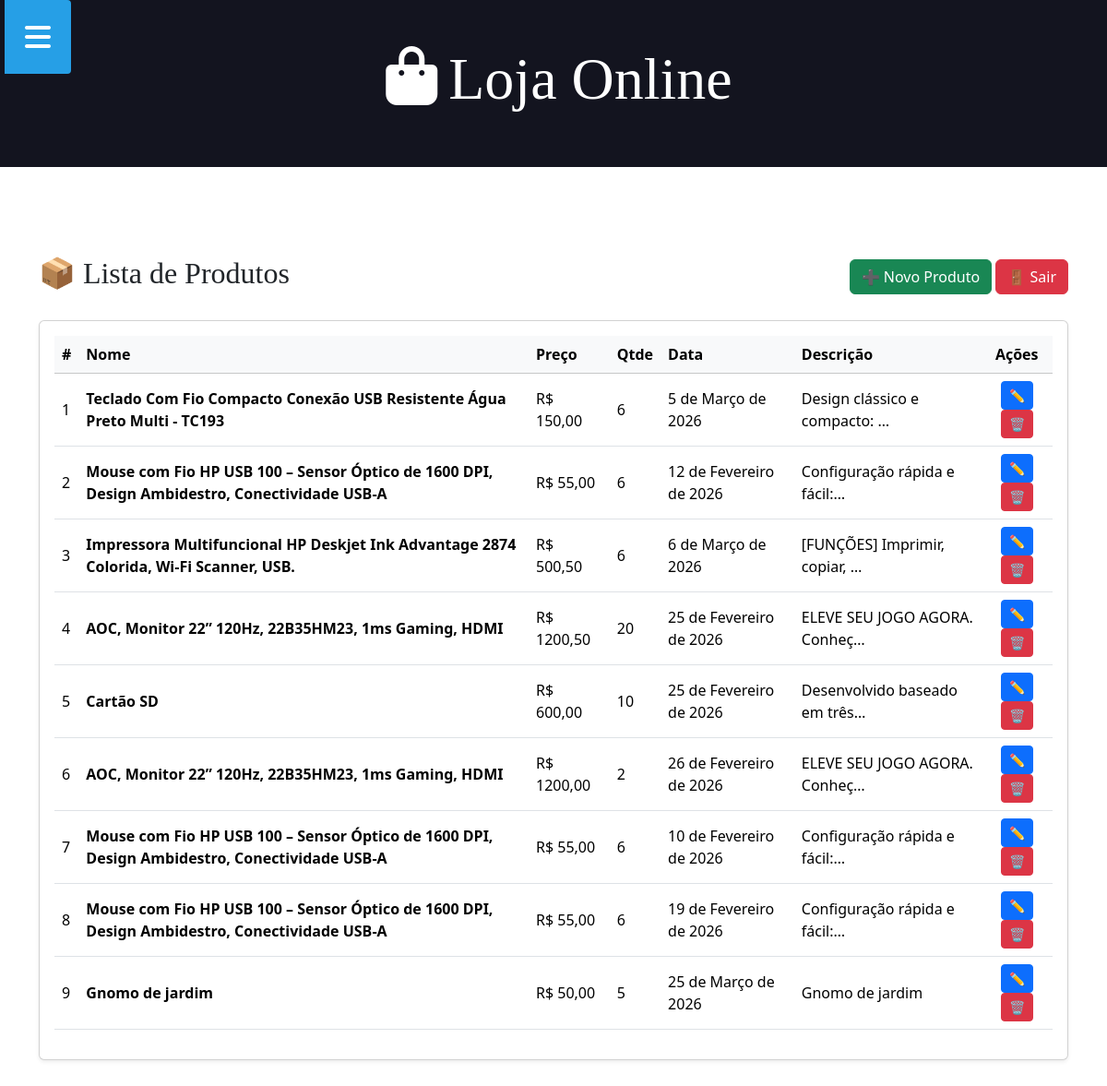
The page /produto/ (signed in) on the database its author committed.
### aplicacao/models.py (models this page shows, shortened)
class Produto(models.Model):
    nome = models.CharField(max_length=100, null=True, blank=True)
    preco = models.DecimalField(decimal_places=2, max_digits=10, null=True, blank=True)
    qtde = models.IntegerField(null=True, blank=True)
    descricao = models.TextField(null=True, blank=True)
    data = models.DateField(null=True, blank=True)
    imagem = models.ImageField(upload_to='produtos/', null=True, blank=True)

### aplicacao/views.py (the view)
# urls.py: path('produto/', produto, name="urlproduto"),
@login_required(login_url="urlentrar")
def produto(request):
    produtos = Produto.objects.all()
    context = {'produtos': produtos}
    return render(request, "produto.html", context)

### aplicacao/templates/produto.html (shortened to what this page needs)
{% extends 'global/base.html' %}
{% block content %}
<div class="container mt-5">
    <div class="d-flex justify-content-between align-items-center mb-4">
        <h2>📦 Lista de Produtos</h2>
        <div>
            <a href="{% url 'urlcadastrarProduto' %}" class="btn btn-success">
                ➕ Novo Produto
            </a>
            <a href="{% url 'urlsair' %}" class="btn btn-danger">
                🚪 Sair
            </a>
        </div>
    </div>
    <div class="card shadow-sm p-3">
        <div class="table-responsive">
            <table class="table table-hover align-middle">
                <thead class="table-light">
                    <tr>
                        <th>#</th>
                        <th>Nome</th>
                        <th>Preço</th>
                        <th>Qtde</th>
                        <th>Data</th>
                        <th>Descrição</th>
                        <th class="text-center">Ações</th>
                    </tr>
                </thead>
                <tbody>
                    {% for p in produtos %}
                    <tr>
                        <td>{{ forloop.counter }}</td>
                        <td class="fw-semibold">{{ p.nome }}</td>
                        <td>R$ {{ p.preco }}</td>
                        <td>{{ p.qtde }}</td>
                        <td>{{ p.data }}</td>
                        <td>
                            {{ p.descricao|truncatechars:30 }}
                        </td>
                        <td class="text-center">
                            <a href="{% url 'urleditarProduto' p.id %}" class="btn btn-sm btn-primary">
                                ✏️
                            </a>
                            <form action="{% url 'urlexcluirProduto' p.id %}" method="POST" style="display:inline;">
                                <button type="submit" class="btn btn-sm btn-danger">
                                    🗑️
                                </button>
                            </form>
                        </td>
                    </tr>
                    {% empty %}
                    <tr>
                        <td colspan="7" class="text-center text-muted">
                            Nenhum produto cadastrado.
                        </td>
                    </tr>
                    {% endfor %}
                </tbody>
            </table>
        </div>
    </div>
</div>
{% endblock %}

### static/css/styles.css (style rules this page uses)
.container { max-width: 144rem; margin: 0 auto; padding: 3rem; }
h1, h2, h3, h4, h5, h6 { font-family: 'Roboto Slab', serif; }

### rows shown on the page
Produto: nome "Teclado Com Fio Compacto Conexão USB Resistente Água Preto Multi - TC193", preco "150,00", qtde "6", data "5 de Março de 2026", descricao "Design clássico e compacto: …"
Produto: nome "Mouse com Fio HP USB 100 – Sensor Óptico de 1600 DPI, Design Ambidestro, Conectividade USB-A", preco "55,00", qtde "6", data "12 de Fevereiro de 2026", descricao "Configuração rápida e fácil:…"
Produto: nome "Impressora Multifuncional HP Deskjet Ink Advantage 2874 Colorida, Wi-Fi Scanner, USB.", preco "500,50", qtde "6", data "6 de Março de 2026", descricao "[FUNÇÕES] Imprimir, copiar, …"
Produto: nome "AOC, Monitor 22” 120Hz, 22B35HM23, 1ms Gaming, HDMI", preco "1200,50", qtde "20", data "25 de Fevereiro de 2026", descricao "ELEVE SEU JOGO AGORA. Conheç…"
Produto: nome "Cartão SD", preco "600,00", qtde "10", data "25 de Fevereiro de 2026", descricao "Desenvolvido baseado em três…"
Produto: nome "AOC, Monitor 22” 120Hz, 22B35HM23, 1ms Gaming, HDMI", preco "1200,00", qtde "2", data "26 de Fevereiro de 2026", descricao "ELEVE SEU JOGO AGORA. Conheç…"
Produto: nome "Mouse com Fio HP USB 100 – Sensor Óptico de 1600 DPI, Design Ambidestro, Conectividade USB-A", preco "55,00", qtde "6", data "10 de Fevereiro de 2026", descricao "Configuração rápida e fácil:…"
Produto: nome "Mouse com Fio HP USB 100 – Sensor Óptico de 1600 DPI, Design Ambidestro, Conectividade USB-A", preco "55,00", qtde "6", data "19 de Fevereiro de 2026", descricao "Configuração rápida e fácil:…"
Produto: nome "Gnomo de jardim", preco "50,00", qtde "5", data "25 de Março de 2026", descricao "Gnomo de jardim"
